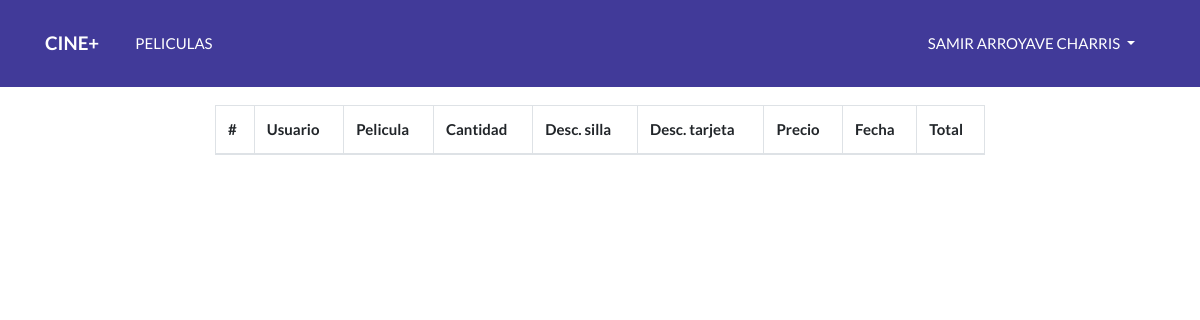
Page /Comprar/reporte (signed in) on the earlier database version.
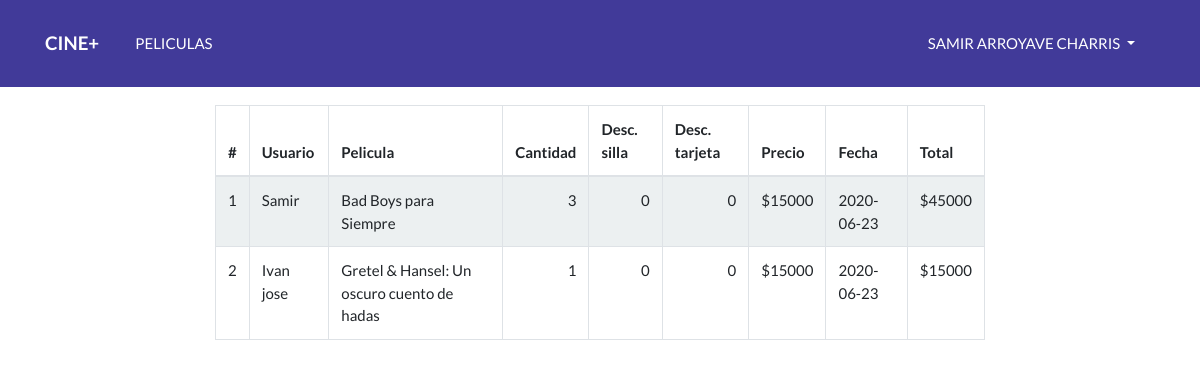
Same page on the later database version.
### tables this page shows
CREATE TABLE `ventas` (
  `id` int(11) NOT NULL,
  `fk_usuario` int(11) NOT NULL,
  `fk_pelicula` int(11) NOT NULL,
  `cantidad` int(11) NOT NULL,
  `descuento_silla` int(11) NOT NULL,
  `descuento_tarjeta` int(11) NOT NULL,
  `precio` int(30) NOT NULL,
  `fecha_creacion` varchar(20) NOT NULL,
  `total` int(11) NOT NULL
);

CREATE TABLE `usuarios` (
  `id` int(11) NOT NULL,
  `nombre` varchar(199) NOT NULL,
  `apellido` varchar(199) NOT NULL,
  `telefono` varchar(199) NOT NULL,
  `email` varchar(199) NOT NULL,
  `password` varchar(199) NOT NULL,
  `tarjeta` varchar(11) DEFAULT NULL,
  `fecha_nacimiento` varchar(100) DEFAULT NULL,
  `fk_rol` int(11) NOT NULL,
  `fk_estado` int(11) NOT NULL
);

CREATE TABLE `peliculas` (
  `id` int(11) NOT NULL,
  `nombre` varchar(190) NOT NULL,
  `imagen` varchar(190) NOT NULL,
  `trailer` varchar(190) NOT NULL,
  `descripcion` text NOT NULL,
  `duracion` varchar(3) NOT NULL,
  `fk_sala` int(11) DEFAULT NULL
);

### config/Conexion.php (called while the page is built)
<?php
class Conexion{
    public static function Conectar() {
        include __DIR__ . "/Datos.php";
        $datos = $CONEXION['desarrollo'];
        $con = 'mysql:host=' . $datos['host'];
        $con .= ';dbname=' . $datos['db'];
        try {
            $conexion = new PDO($con, $datos['user'], $datos['pass']);
            $conexion->setAttribute(PDO::ATTR_ERRMODE, PDO::ERRMODE_EXCEPTION);
            $conexion->exec("SET CHARACTER SET UTF8");
        } catch (Exception $e) {
            echo "<b> Hubo un error </b>";
        }
        return $conexion;
    }
}

### models/VentaModel.php (called while the page is built, shortened)
<?php
require_once('config/Conexion.php');
class VentasModel{
    private $conexion;
    public function __construct(){
        $this->conexion = Conexion::Conectar();
    }
    public function AllVentas() {
        $sqlVentas = 'SELECT ventas.*, usuarios.nombre AS nombre_usuario, peliculas.nombre AS nombre_pelicula FROM ventas INNER JOIN usuarios ON ventas.fk_usuario = usuarios.id INNER JOIN peliculas ON ventas.fk_pelicula = peliculas.id';
        $ventas = $this->conexion->prepare( $sqlVentas );
        $ventas->execute();
        return $ventas;
    }
}

### views/reporte_comprar.php (the view, shortened to what this page needs)
<!DOCTYPE html>
<html lang="es">
<head>
    <?php require_once('partials/_styles.php') ?>
    <link rel="stylesheet" href=" https://cdn.datatables.net/1.10.21/css/dataTables.bootstrap4.min.css">
</head>
<body>
    <?php require_once('partials/_navbar.php') ?>
    <div class="container-fluid container-top mb-4">
        <div class="row">
            <div class="col-12 col-md-8 col-lg-8 col-xl-8 mx-auto">
                <table id="example" class="table table-striped table-bordered" style="width:100%">
                    <thead>
                        <tr>
                            <th> # </th>
                            <th> Usuario </th>
                            <th> Pelicula </th>
                            <th> Cantidad </th>
                            <th> Desc. silla </th>
                            <th> Desc. tarjeta </th>
                            <th> Precio </th>
                            <th> Fecha </th>
                            <th> Total </th>
                        </tr>
                    </thead>
                    <tbody>
                        <?php $i = 1;
                        foreach ($resReporte as $reporte) : ?>
                            <tr>
                                <td> <?= $i++; ?> </td>
                                <td> <?= $reporte['nombre_usuario'] ?> </td>
                                <td> <?= $reporte['nombre_pelicula'] ?> </td>
                                <td class="text-right"> <?= $reporte['cantidad'] ?> </td>
                                <td class="text-right"> <?= $reporte['descuento_silla'] ?> </td>
                                <td class="text-right"> <?= $reporte['descuento_tarjeta'] ?> </td>
                                <td class="text-right"> $<?= $reporte['precio'] ?> </td>
                                <td> <?= $reporte['fecha_creacion'] ?> </td>
                                <td class="text-right"> $<?= $reporte['total'] ?> </td>
                            </tr>
                        <?php endforeach; ?>
                    </tbody>
                </table>
            </div>
        </div>
    </div>
</body>
</html>

### index.php (shortened to what this page needs)
<?php
    if(isset($_GET['controller'])){
        $class_name = $_GET['controller'] . "Controller";
    }else {
        $class_name = null;
    }
    if( isset( $_GET['method'] ) ){
        $method_name = $_GET['method'];
    }else {
        $method_name = null;
    }
    if (class_exists( $class_name )) {
        if(method_exists($class_name, $method_name)){
            $obj = new $class_name();
            $obj->$method_name();
        }
    }

### controllers/ComprarController.php (shortened to what this page needs)
<?php
    require_once ('models/UserModel.php');
    require_once ('models/VentaModel.php');
    class ComprarController {
        public function reporte(){
            if($_SESSION['usuario']['rol'] == 1){
                $objReport = new VentasModel();
                $resReporte = $objReport->AllVentas();
                require_once('views/reporte_comprar.php');
            }
        }
     }

### views/partials/_styles.php (shortened to what this page needs)
<link rel="stylesheet" href="https://bootswatch.com/4/flatly/bootstrap.css">
<link rel="stylesheet" href="../public/css/main.css">

### views/partials/_navbar.php (shortened to what this page needs)
<nav class="navbar navbar-expand-lg navbar-dark bg-header text-uppercase fixed-top">
  <div class="container">
    <a class="navbar-brand js-scroll-trigger font-weight-bold" href="<?= URL_BASE . 'inicio/' ?>"> Cine+</a>
    <div class="collapse navbar-collapse" id="navbarResponsive">
      <ul class="navbar-nav">
        <li class="nav-item mx-0 mx-lg-1">
          <a class="nav-link py-3 px-0 px-lg-3 rounded js-scroll-trigger" href="<?= URL_BASE . 'inicio/peliculas' ?>">Peliculas</a>
        </li>
      </ul>
      <ul class="navbar-nav ml-auto">
        <?php if (isset($_SESSION['usuario']['id'])) : ?>
          <li class="nav-item mx-0 mx-lg-1 dropdown">
            <a class="nav-link py-3 px-0 px-lg-3 rounded js-scroll-trigger dropdown-toggle" href="#" id="navbarDropdownMenuLink" role="button" data-toggle="dropdown" aria-haspopup="true" aria-expanded="false">
              <?= $_SESSION['usuario']['nombre'] ?>
            </a>
          </li>
        <?php endif; ?>
      </ul>
    </div>
  </div>
</nav>

### public/css/main.css (style rules this page uses)
.container-top { padding-top: 7em; }
.bg-header { background-color: rgb(65, 58, 153); }

Differences in the rows shown:
added ventas: fk_usuario.nombre "Samir", fk_pelicula.nombre "Bad Boys para Siempre", cantidad "3", descuento_silla "0", descuento_tarjeta "0", precio "15000", fecha_creacion "2020-06-23", total "45000"
added ventas: fk_usuario.nombre "Ivan jose", fk_pelicula.nombre "Gretel & Hansel: Un oscuro cuento de hadas", cantidad "1", descuento_silla "0", descuento_tarjeta "0", precio "15000", fecha_creacion "2020-06-23", total "15000"
